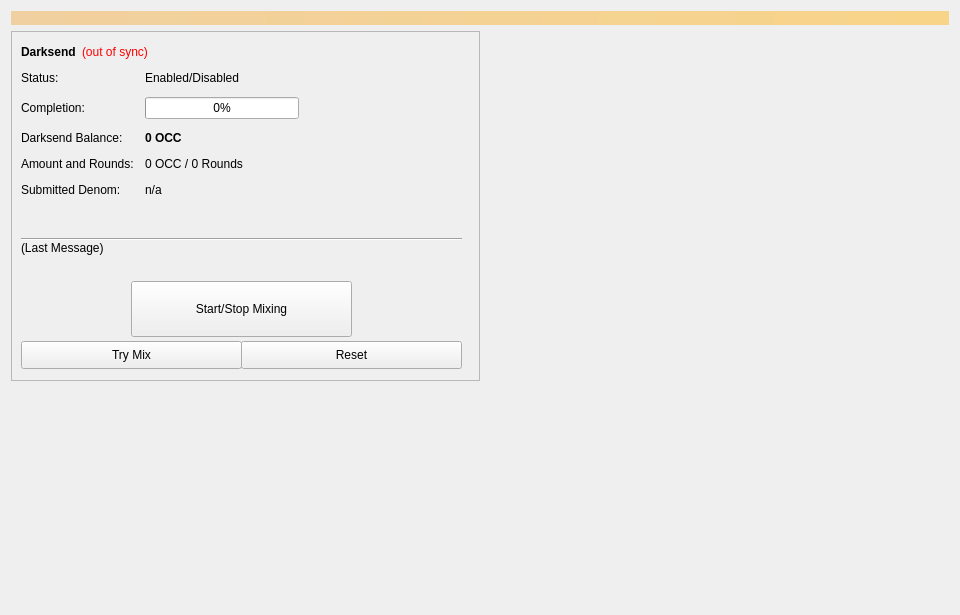
<?xml version="1.0" encoding="UTF-8"?>
<ui version="4.0">
 <class>Coinmix</class>
 <widget class="QWidget" name="Coinmix">
  <property name="geometry">
   <rect>
    <x>0</x>
    <y>0</y>
    <width>960</width>
    <height>615</height>
   </rect>
  </property>
  <property name="minimumSize">
   <size>
    <width>960</width>
    <height>0</height>
   </size>
  </property>
  <property name="windowTitle">
   <string>Form</string>
  </property>
  <layout class="QVBoxLayout" name="topLayout">
   <item>
    <widget class="QLabel" name="labelAlerts">
     <property name="visible">
      <bool>false</bool>
     </property>
     <property name="styleSheet">
      <string notr="true">background-color: qlineargradient(x1: 0, y1: 0, x2: 1, y2: 0, stop:0 #F0D0A0, stop:1 #F8D488); color:#000000;</string>
     </property>
     <property name="wordWrap">
      <bool>true</bool>
     </property>
     <property name="margin">
      <number>3</number>
     </property>
    </widget>
   </item>
   <item>
    <layout class="QHBoxLayout" name="horizontalLayout" stretch="1,1">
     <item>
      <layout class="QVBoxLayout" name="verticalLayout_2">
       <item>
        <widget class="QFrame" name="frameDarksend">
         <property name="minimumSize">
          <size>
           <width>0</width>
           <height>350</height>
          </size>
         </property>
         <property name="layoutDirection">
          <enum>Qt::LeftToRight</enum>
         </property>
         <property name="frameShape">
          <enum>QFrame::StyledPanel</enum>
         </property>
         <property name="frameShadow">
          <enum>QFrame::Raised</enum>
         </property>
         <widget class="QWidget" name="formLayoutWidget">
          <property name="geometry">
           <rect>
            <x>10</x>
            <y>40</y>
            <width>451</width>
            <height>161</height>
           </rect>
          </property>
          <layout class="QFormLayout" name="formLayout">
           <property name="fieldGrowthPolicy">
            <enum>QFormLayout::AllNonFixedFieldsGrow</enum>
           </property>
           <property name="horizontalSpacing">
            <number>11</number>
           </property>
           <property name="verticalSpacing">
            <number>12</number>
           </property>
           <item row="0" column="0">
            <widget class="QLabel" name="label_6">
             <property name="text">
              <string>Status:</string>
             </property>
            </widget>
           </item>
           <item row="1" column="0">
            <widget class="QLabel" name="label_7">
             <property name="text">
              <string>Completion:</string>
             </property>
            </widget>
           </item>
           <item row="1" column="1">
            <widget class="QProgressBar" name="DarksendProgress">
             <property name="maximumSize">
              <size>
               <width>154</width>
               <height>16777215</height>
              </size>
             </property>
             <property name="value">
              <number>0</number>
             </property>
            </widget>
           </item>
           <item row="2" column="0">
            <widget class="QLabel" name="labelAnonymizedText">
             <property name="text">
              <string>Darksend Balance:</string>
             </property>
            </widget>
           </item>
           <item row="2" column="1">
            <widget class="QLabel" name="labelAnonymized">
             <property name="font">
              <font>
               <weight>75</weight>
               <bold>true</bold>
              </font>
             </property>
             <property name="text">
              <string notr="true">0 OCC</string>
             </property>
            </widget>
           </item>
           <item row="3" column="0">
            <widget class="QLabel" name="label_8">
             <property name="text">
              <string>Amount and Rounds:</string>
             </property>
            </widget>
           </item>
           <item row="3" column="1">
            <widget class="QLabel" name="labelAmountRounds">
             <property name="text">
              <string>0 OCC / 0 Rounds</string>
             </property>
            </widget>
           </item>
           <item row="4" column="0">
            <widget class="QLabel" name="label_9">
             <property name="text">
              <string>Submitted Denom:</string>
             </property>
            </widget>
           </item>
           <item row="4" column="1">
            <widget class="QLabel" name="labelSubmittedDenom">
             <property name="toolTip">
              <string>The denominations you submitted to the Masternode.&lt;br&gt;To mix, other users must submit the exact same denominations.</string>
             </property>
             <property name="text">
              <string>n/a</string>
             </property>
            </widget>
           </item>
           <item row="0" column="1">
            <widget class="QLabel" name="DarksendEnabled">
             <property name="text">
              <string>Enabled/Disabled</string>
             </property>
            </widget>
           </item>
          </layout>
         </widget>
         <widget class="QPushButton" name="runAutoDenom">
          <property name="geometry">
           <rect>
            <x>251</x>
            <y>17</y>
            <width>1</width>
            <height>1</height>
           </rect>
          </property>
          <property name="palette">
           <palette>
            <active>
             <colorrole role="WindowText">
              <brush brushstyle="SolidPattern">
               <color alpha="255">
                <red>0</red>
                <green>0</green>
                <blue>0</blue>
               </color>
              </brush>
             </colorrole>
             <colorrole role="Button">
              <brush brushstyle="SolidPattern">
               <color alpha="255">
                <red>239</red>
                <green>238</green>
                <blue>238</blue>
               </color>
              </brush>
             </colorrole>
             <colorrole role="Light">
              <brush brushstyle="SolidPattern">
               <color alpha="255">
                <red>255</red>
                <green>255</green>
                <blue>255</blue>
               </color>
              </brush>
             </colorrole>
             <colorrole role="Midlight">
              <brush brushstyle="SolidPattern">
               <color alpha="255">
                <red>247</red>
                <green>246</green>
                <blue>246</blue>
               </color>
              </brush>
             </colorrole>
             <colorrole role="Dark">
              <brush brushstyle="SolidPattern">
               <color alpha="255">
                <red>119</red>
                <green>119</green>
                <blue>119</blue>
               </color>
              </brush>
             </colorrole>
             <colorrole role="Mid">
              <brush brushstyle="SolidPattern">
               <color alpha="255">
                <red>159</red>
                <green>159</green>
                <blue>159</blue>
               </color>
              </brush>
             </colorrole>
             <colorrole role="Text">
              <brush brushstyle="SolidPattern">
               <color alpha="255">
                <red>0</red>
                <green>0</green>
                <blue>0</blue>
               </color>
              </brush>
             </colorrole>
             <colorrole role="BrightText">
              <brush brushstyle="SolidPattern">
               <color alpha="255">
                <red>255</red>
                <green>255</green>
                <blue>255</blue>
               </color>
              </brush>
             </colorrole>
             <colorrole role="ButtonText">
              <brush brushstyle="SolidPattern">
               <color alpha="255">
                <red>0</red>
                <green>0</green>
                <blue>0</blue>
               </color>
              </brush>
             </colorrole>
             <colorrole role="Base">
              <brush brushstyle="SolidPattern">
               <color alpha="255">
                <red>255</red>
                <green>255</green>
                <blue>255</blue>
               </color>
              </brush>
             </colorrole>
             <colorrole role="Window">
              <brush brushstyle="SolidPattern">
               <color alpha="255">
                <red>239</red>
                <green>238</green>
                <blue>238</blue>
               </color>
              </brush>
             </colorrole>
             <colorrole role="Shadow">
              <brush brushstyle="SolidPattern">
               <color alpha="255">
                <red>0</red>
                <green>0</green>
                <blue>0</blue>
               </color>
              </brush>
             </colorrole>
             <colorrole role="AlternateBase">
              <brush brushstyle="SolidPattern">
               <color alpha="255">
                <red>247</red>
                <green>246</green>
                <blue>246</blue>
               </color>
              </brush>
             </colorrole>
             <colorrole role="ToolTipBase">
              <brush brushstyle="SolidPattern">
               <color alpha="255">
                <red>255</red>
                <green>255</green>
                <blue>220</blue>
               </color>
              </brush>
             </colorrole>
             <colorrole role="ToolTipText">
              <brush brushstyle="SolidPattern">
               <color alpha="255">
                <red>0</red>
                <green>0</green>
                <blue>0</blue>
               </color>
              </brush>
             </colorrole>
            </active>
            <inactive>
             <colorrole role="WindowText">
              <brush brushstyle="SolidPattern">
               <color alpha="255">
                <red>0</red>
                <green>0</green>
                <blue>0</blue>
               </color>
              </brush>
             </colorrole>
             <colorrole role="Button">
              <brush brushstyle="SolidPattern">
               <color alpha="255">
                <red>239</red>
                <green>238</green>
                <blue>238</blue>
               </color>
              </brush>
             </colorrole>
             <colorrole role="Light">
              <brush brushstyle="SolidPattern">
               <color alpha="255">
                <red>255</red>
                <green>255</green>
                <blue>255</blue>
               </color>
              </brush>
             </colorrole>
             <colorrole role="Midlight">
              <brush brushstyle="SolidPattern">
               <color alpha="255">
                <red>247</red>
                <green>246</green>
                <blue>246</blue>
               </color>
              </brush>
             </colorrole>
             <colorrole role="Dark">
              <brush brushstyle="SolidPattern">
               <color alpha="255">
                <red>119</red>
                <green>119</green>
                <blue>119</blue>
               </color>
              </brush>
             </colorrole>
             <colorrole role="Mid">
              <brush brushstyle="SolidPattern">
               <color alpha="255">
                <red>159</red>
                <green>159</green>
                <blue>159</blue>
               </color>
              </brush>
             </colorrole>
             <colorrole role="Text">
              <brush brushstyle="SolidPattern">
               <color alpha="255">
                <red>0</red>
                <green>0</green>
                <blue>0</blue>
               </color>
              </brush>
             </colorrole>
             <colorrole role="BrightText">
              <brush brushstyle="SolidPattern">
               <color alpha="255">
                <red>255</red>
                <green>255</green>
                <blue>255</blue>
               </color>
              </brush>
             </colorrole>
             <colorrole role="ButtonText">
              <brush brushstyle="SolidPattern">
               <color alpha="255">
                <red>0</red>
                <green>0</green>
                <blue>0</blue>
               </color>
              </brush>
             </colorrole>
             <colorrole role="Base">
              <brush brushstyle="SolidPattern">
               <color alpha="255">
                <red>255</red>
                <green>255</green>
                <blue>255</blue>
               </color>
              </brush>
             </colorrole>
             <colorrole role="Window">
              <brush brushstyle="SolidPattern">
               <color alpha="255">
                <red>239</red>
                <green>238</green>
                <blue>238</blue>
               </color>
              </brush>
             </colorrole>
             <colorrole role="Shadow">
              <brush brushstyle="SolidPattern">
               <color alpha="255">
                <red>0</red>
                <green>0</green>
                <blue>0</blue>
               </color>
              </brush>
             </colorrole>
             <colorrole role="AlternateBase">
              <brush brushstyle="SolidPattern">
               <color alpha="255">
                <red>247</red>
                <green>246</green>
                <blue>246</blue>
               </color>
              </brush>
             </colorrole>
             <colorrole role="ToolTipBase">
              <brush brushstyle="SolidPattern">
               <color alpha="255">
                <red>255</red>
                <green>255</green>
                <blue>220</blue>
               </color>
              </brush>
             </colorrole>
             <colorrole role="ToolTipText">
              <brush brushstyle="SolidPattern">
               <color alpha="255">
                <red>0</red>
                <green>0</green>
                <blue>0</blue>
               </color>
              </brush>
             </colorrole>
            </inactive>
            <disabled>
             <colorrole role="WindowText">
              <brush brushstyle="SolidPattern">
               <color alpha="255">
                <red>119</red>
                <green>119</green>
                <blue>119</blue>
               </color>
              </brush>
             </colorrole>
             <colorrole role="Button">
              <brush brushstyle="SolidPattern">
               <color alpha="255">
                <red>239</red>
                <green>238</green>
                <blue>238</blue>
               </color>
              </brush>
             </colorrole>
             <colorrole role="Light">
              <brush brushstyle="SolidPattern">
               <color alpha="255">
                <red>255</red>
                <green>255</green>
                <blue>255</blue>
               </color>
              </brush>
             </colorrole>
             <colorrole role="Midlight">
              <brush brushstyle="SolidPattern">
               <color alpha="255">
                <red>247</red>
                <green>246</green>
                <blue>246</blue>
               </color>
              </brush>
             </colorrole>
             <colorrole role="Dark">
              <brush brushstyle="SolidPattern">
               <color alpha="255">
                <red>119</red>
                <green>119</green>
                <blue>119</blue>
               </color>
              </brush>
             </colorrole>
             <colorrole role="Mid">
              <brush brushstyle="SolidPattern">
               <color alpha="255">
                <red>159</red>
                <green>159</green>
                <blue>159</blue>
               </color>
              </brush>
             </colorrole>
             <colorrole role="Text">
              <brush brushstyle="SolidPattern">
               <color alpha="255">
                <red>119</red>
                <green>119</green>
                <blue>119</blue>
               </color>
              </brush>
             </colorrole>
             <colorrole role="BrightText">
              <brush brushstyle="SolidPattern">
               <color alpha="255">
                <red>255</red>
                <green>255</green>
                <blue>255</blue>
               </color>
              </brush>
             </colorrole>
             <colorrole role="ButtonText">
              <brush brushstyle="SolidPattern">
               <color alpha="255">
                <red>119</red>
                <green>119</green>
                <blue>119</blue>
               </color>
              </brush>
             </colorrole>
             <colorrole role="Base">
              <brush brushstyle="SolidPattern">
               <color alpha="255">
                <red>239</red>
                <green>238</green>
                <blue>238</blue>
               </color>
              </brush>
             </colorrole>
             <colorrole role="Window">
              <brush brushstyle="SolidPattern">
               <color alpha="255">
                <red>239</red>
                <green>238</green>
                <blue>238</blue>
               </color>
              </brush>
             </colorrole>
             <colorrole role="Shadow">
              <brush brushstyle="SolidPattern">
               <color alpha="255">
                <red>0</red>
                <green>0</green>
                <blue>0</blue>
               </color>
              </brush>
             </colorrole>
             <colorrole role="AlternateBase">
              <brush brushstyle="SolidPattern">
               <color alpha="255">
                <red>239</red>
                <green>238</green>
                <blue>238</blue>
               </color>
              </brush>
             </colorrole>
             <colorrole role="ToolTipBase">
              <brush brushstyle="SolidPattern">
               <color alpha="255">
                <red>255</red>
                <green>255</green>
                <blue>220</blue>
               </color>
              </brush>
             </colorrole>
             <colorrole role="ToolTipText">
              <brush brushstyle="SolidPattern">
               <color alpha="255">
                <red>0</red>
                <green>0</green>
                <blue>0</blue>
               </color>
              </brush>
             </colorrole>
            </disabled>
           </palette>
          </property>
          <property name="focusPolicy">
           <enum>Qt::NoFocus</enum>
          </property>
          <property name="autoFillBackground">
           <bool>true</bool>
          </property>
          <property name="text">
           <string/>
          </property>
          <property name="flat">
           <bool>true</bool>
          </property>
         </widget>
         <widget class="QPushButton" name="toggleDarksend">
          <property name="geometry">
           <rect>
            <x>120</x>
            <y>250</y>
            <width>221</width>
            <height>56</height>
           </rect>
          </property>
          <property name="sizePolicy">
           <sizepolicy hsizetype="MinimumExpanding" vsizetype="Fixed">
            <horstretch>0</horstretch>
            <verstretch>0</verstretch>
           </sizepolicy>
          </property>
          <property name="text">
           <string>Start/Stop Mixing</string>
          </property>
         </widget>
         <widget class="Line" name="lineLastMessage">
          <property name="geometry">
           <rect>
            <x>10</x>
            <y>200</y>
            <width>441</width>
            <height>16</height>
           </rect>
          </property>
          <property name="orientation">
           <enum>Qt::Horizontal</enum>
          </property>
         </widget>
         <widget class="QLabel" name="DarksendStatus">
          <property name="geometry">
           <rect>
            <x>10</x>
            <y>210</y>
            <width>451</width>
            <height>43</height>
           </rect>
          </property>
          <property name="minimumSize">
           <size>
            <width>288</width>
            <height>43</height>
           </size>
          </property>
          <property name="text">
           <string>(Last Message)</string>
          </property>
          <property name="alignment">
           <set>Qt::AlignLeading|Qt::AlignLeft|Qt::AlignTop</set>
          </property>
          <property name="wordWrap">
           <bool>true</bool>
          </property>
         </widget>
         <widget class="QPushButton" name="DarksendAuto">
          <property name="geometry">
           <rect>
            <x>10</x>
            <y>310</y>
            <width>221</width>
            <height>28</height>
           </rect>
          </property>
          <property name="sizePolicy">
           <sizepolicy hsizetype="MinimumExpanding" vsizetype="Fixed">
            <horstretch>0</horstretch>
            <verstretch>0</verstretch>
           </sizepolicy>
          </property>
          <property name="toolTip">
           <string>Try to manually submit a Darksend request.</string>
          </property>
          <property name="text">
           <string>Try Mix</string>
          </property>
         </widget>
         <widget class="QPushButton" name="DarksendReset">
          <property name="geometry">
           <rect>
            <x>230</x>
            <y>310</y>
            <width>221</width>
            <height>28</height>
           </rect>
          </property>
          <property name="sizePolicy">
           <sizepolicy hsizetype="MinimumExpanding" vsizetype="Fixed">
            <horstretch>0</horstretch>
            <verstretch>0</verstretch>
           </sizepolicy>
          </property>
          <property name="toolTip">
           <string>Reset the current status of Darksend (can interrupt Darksend if it's in the process of Mixing, which can cost you money!)</string>
          </property>
          <property name="autoFillBackground">
           <bool>false</bool>
          </property>
          <property name="text">
           <string>Reset</string>
          </property>
         </widget>
         <widget class="QWidget" name="layoutWidget">
          <property name="geometry">
           <rect>
            <x>10</x>
            <y>10</y>
            <width>431</width>
            <height>22</height>
           </rect>
          </property>
          <layout class="QHBoxLayout" name="horizontalLayout_5">
           <item>
            <widget class="QLabel" name="label_2">
             <property name="font">
              <font>
               <weight>75</weight>
               <bold>true</bold>
              </font>
             </property>
             <property name="text">
              <string>Darksend</string>
             </property>
            </widget>
           </item>
           <item>
            <widget class="QLabel" name="labelDarksendSyncStatus">
             <property name="toolTip">
              <string>The displayed information may be out of date. Your wallet automatically synchronizes with the OCC network after a connection is established, but this process has not completed yet.</string>
             </property>
             <property name="styleSheet">
              <string notr="true">QLabel { color: red; }</string>
             </property>
             <property name="text">
              <string notr="true">(out of sync)</string>
             </property>
             <property name="alignment">
              <set>Qt::AlignLeading|Qt::AlignLeft|Qt::AlignVCenter</set>
             </property>
            </widget>
           </item>
           <item>
            <spacer name="horizontalSpacer_4">
             <property name="orientation">
              <enum>Qt::Horizontal</enum>
             </property>
             <property name="sizeHint" stdset="0">
              <size>
               <width>40</width>
               <height>20</height>
              </size>
             </property>
            </spacer>
           </item>
          </layout>
         </widget>
        </widget>
       </item>
       <item>
        <spacer name="verticalSpacer">
         <property name="orientation">
          <enum>Qt::Vertical</enum>
         </property>
         <property name="sizeHint" stdset="0">
          <size>
           <width>20</width>
           <height>40</height>
          </size>
         </property>
        </spacer>
       </item>
      </layout>
     </item>
     <item>
      <layout class="QVBoxLayout" name="verticalLayout_3">
       <item>
        <spacer name="verticalSpacer_2">
         <property name="orientation">
          <enum>Qt::Vertical</enum>
         </property>
         <property name="sizeType">
          <enum>QSizePolicy::Expanding</enum>
         </property>
         <property name="sizeHint" stdset="0">
          <size>
           <width>20</width>
           <height>40</height>
          </size>
         </property>
        </spacer>
       </item>
      </layout>
     </item>
    </layout>
   </item>
  </layout>
 </widget>
 <resources/>
 <connections/>
</ui>
